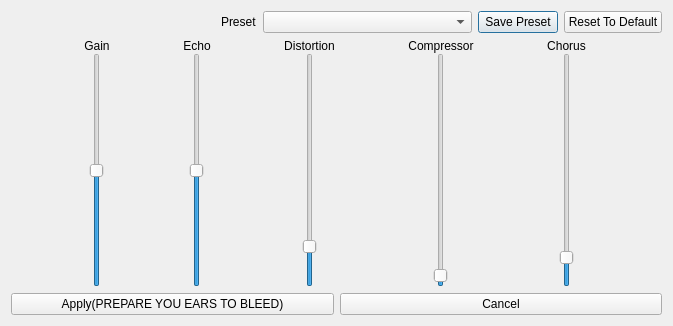
<?xml version="1.0" encoding="UTF-8"?>
<ui version="4.0">
 <class>Equalizer</class>
 <widget class="QDialog" name="Equalizer">
  <property name="geometry">
   <rect>
    <x>0</x>
    <y>0</y>
    <width>673</width>
    <height>326</height>
   </rect>
  </property>
  <property name="windowTitle">
   <string>Dialog</string>
  </property>
  <layout class="QVBoxLayout" name="verticalLayout_2" stretch="0,1,0">
   <item>
    <layout class="QHBoxLayout" name="horizontalLayout_3">
     <property name="bottomMargin">
      <number>0</number>
     </property>
     <item>
      <spacer name="horizontalSpacer">
       <property name="orientation">
        <enum>Qt::Horizontal</enum>
       </property>
       <property name="sizeHint" stdset="0">
        <size>
         <width>40</width>
         <height>20</height>
        </size>
       </property>
      </spacer>
     </item>
     <item>
      <widget class="QLabel" name="label">
       <property name="text">
        <string>Preset</string>
       </property>
      </widget>
     </item>
     <item>
      <widget class="QComboBox" name="comboBox">
       <property name="sizePolicy">
        <sizepolicy hsizetype="Expanding" vsizetype="Fixed">
         <horstretch>0</horstretch>
         <verstretch>0</verstretch>
        </sizepolicy>
       </property>
      </widget>
     </item>
     <item>
      <widget class="QPushButton" name="pushButton">
       <property name="text">
        <string>Save Preset</string>
       </property>
      </widget>
     </item>
     <item>
      <widget class="QPushButton" name="pushButton_2">
       <property name="text">
        <string>Reset To Default</string>
       </property>
      </widget>
     </item>
    </layout>
   </item>
   <item>
    <layout class="QHBoxLayout" name="horizontalLayout" stretch="1,1,1,1,1">
     <property name="spacing">
      <number>0</number>
     </property>
     <item>
      <layout class="QVBoxLayout" name="verticalLayout">
       <property name="spacing">
        <number>0</number>
       </property>
       <item>
        <widget class="QLabel" name="label_2">
         <property name="text">
          <string>Gain</string>
         </property>
         <property name="alignment">
          <set>Qt::AlignCenter</set>
         </property>
        </widget>
       </item>
       <item>
        <layout class="QHBoxLayout" name="horizontalLayout_4">
         <item>
          <widget class="QSlider" name="GainSlider">
           <property name="minimum">
            <number>-15</number>
           </property>
           <property name="maximum">
            <number>15</number>
           </property>
           <property name="orientation">
            <enum>Qt::Vertical</enum>
           </property>
           <property name="invertedAppearance">
            <bool>false</bool>
           </property>
           <property name="invertedControls">
            <bool>true</bool>
           </property>
          </widget>
         </item>
        </layout>
       </item>
      </layout>
     </item>
     <item>
      <layout class="QVBoxLayout" name="verticalLayout_3">
       <property name="spacing">
        <number>0</number>
       </property>
       <item>
        <widget class="QLabel" name="label_3">
         <property name="text">
          <string>Echo</string>
         </property>
         <property name="alignment">
          <set>Qt::AlignCenter</set>
         </property>
        </widget>
       </item>
       <item>
        <layout class="QHBoxLayout" name="horizontalLayout_5">
         <item>
          <widget class="QSlider" name="Echo">
           <property name="maximum">
            <number>100</number>
           </property>
           <property name="value">
            <number>50</number>
           </property>
           <property name="orientation">
            <enum>Qt::Vertical</enum>
           </property>
           <property name="invertedAppearance">
            <bool>false</bool>
           </property>
           <property name="invertedControls">
            <bool>true</bool>
           </property>
          </widget>
         </item>
        </layout>
       </item>
      </layout>
     </item>
     <item>
      <layout class="QVBoxLayout" name="verticalLayout_4">
       <property name="spacing">
        <number>0</number>
       </property>
       <item>
        <widget class="QLabel" name="label_4">
         <property name="text">
          <string>Distortion</string>
         </property>
         <property name="alignment">
          <set>Qt::AlignCenter</set>
         </property>
        </widget>
       </item>
       <item>
        <layout class="QHBoxLayout" name="horizontalLayout_6">
         <item>
          <widget class="QSlider" name="Distortion">
           <property name="minimum">
            <number>0</number>
           </property>
           <property name="maximum">
            <number>100</number>
           </property>
           <property name="value">
            <number>15</number>
           </property>
           <property name="orientation">
            <enum>Qt::Vertical</enum>
           </property>
           <property name="invertedAppearance">
            <bool>false</bool>
           </property>
           <property name="invertedControls">
            <bool>true</bool>
           </property>
          </widget>
         </item>
        </layout>
       </item>
      </layout>
     </item>
     <item>
      <layout class="QVBoxLayout" name="verticalLayout_5">
       <property name="spacing">
        <number>0</number>
       </property>
       <item>
        <widget class="QLabel" name="label_5">
         <property name="text">
          <string>Compressor</string>
         </property>
         <property name="alignment">
          <set>Qt::AlignCenter</set>
         </property>
        </widget>
       </item>
       <item>
        <layout class="QHBoxLayout" name="horizontalLayout_7">
         <item>
          <widget class="QSlider" name="Compressor">
           <property name="minimum">
            <number>1</number>
           </property>
           <property name="maximum">
            <number>500</number>
           </property>
           <property name="value">
            <number>10</number>
           </property>
           <property name="orientation">
            <enum>Qt::Vertical</enum>
           </property>
           <property name="invertedAppearance">
            <bool>false</bool>
           </property>
           <property name="invertedControls">
            <bool>true</bool>
           </property>
          </widget>
         </item>
        </layout>
       </item>
      </layout>
     </item>
     <item>
      <layout class="QVBoxLayout" name="verticalLayout_6">
       <property name="spacing">
        <number>0</number>
       </property>
       <item>
        <widget class="QLabel" name="label_6">
         <property name="text">
          <string>Chorus</string>
         </property>
         <property name="alignment">
          <set>Qt::AlignCenter</set>
         </property>
        </widget>
       </item>
       <item>
        <layout class="QHBoxLayout" name="horizontalLayout_8">
         <item>
          <widget class="QSlider" name="Chorus">
           <property name="minimum">
            <number>0</number>
           </property>
           <property name="value">
            <number>10</number>
           </property>
           <property name="orientation">
            <enum>Qt::Vertical</enum>
           </property>
           <property name="invertedAppearance">
            <bool>false</bool>
           </property>
           <property name="invertedControls">
            <bool>true</bool>
           </property>
          </widget>
         </item>
        </layout>
       </item>
      </layout>
     </item>
    </layout>
   </item>
   <item>
    <layout class="QHBoxLayout" name="horizontalLayout_2">
     <item>
      <widget class="QPushButton" name="Apply">
       <property name="text">
        <string>Apply(PREPARE YOU EARS TO BLEED)</string>
       </property>
      </widget>
     </item>
     <item>
      <widget class="QPushButton" name="Cancel">
       <property name="text">
        <string>Cancel</string>
       </property>
      </widget>
     </item>
    </layout>
   </item>
  </layout>
 </widget>
 <resources/>
 <connections>
  <connection>
   <sender>Apply</sender>
   <signal>clicked()</signal>
   <receiver>Equalizer</receiver>
   <slot>OnApplyClickedSlot()</slot>
   <hints>
    <hint type="sourcelabel">
     <x>192</x>
     <y>308</y>
    </hint>
    <hint type="destinationlabel">
     <x>179</x>
     <y>349</y>
    </hint>
   </hints>
  </connection>
  <connection>
   <sender>pushButton</sender>
   <signal>clicked()</signal>
   <receiver>Equalizer</receiver>
   <slot>OnSavePresetSlot()</slot>
   <hints>
    <hint type="sourcelabel">
     <x>547</x>
     <y>33</y>
    </hint>
    <hint type="destinationlabel">
     <x>714</x>
     <y>38</y>
    </hint>
   </hints>
  </connection>
  <connection>
   <sender>comboBox</sender>
   <signal>currentTextChanged(QString)</signal>
   <receiver>Equalizer</receiver>
   <slot>OnPresetChanged(QString)</slot>
   <hints>
    <hint type="sourcelabel">
     <x>460</x>
     <y>32</y>
    </hint>
    <hint type="destinationlabel">
     <x>744</x>
     <y>69</y>
    </hint>
   </hints>
  </connection>
  <connection>
   <sender>Cancel</sender>
   <signal>clicked()</signal>
   <receiver>Equalizer</receiver>
   <slot>reject()</slot>
   <hints>
    <hint type="sourcelabel">
     <x>558</x>
     <y>302</y>
    </hint>
    <hint type="destinationlabel">
     <x>556</x>
     <y>376</y>
    </hint>
   </hints>
  </connection>
  <connection>
   <sender>pushButton_2</sender>
   <signal>clicked()</signal>
   <receiver>Equalizer</receiver>
   <slot>OnDefault()</slot>
   <hints>
    <hint type="sourcelabel">
     <x>622</x>
     <y>30</y>
    </hint>
    <hint type="destinationlabel">
     <x>754</x>
     <y>144</y>
    </hint>
   </hints>
  </connection>
 </connections>
 <slots>
  <signal>OnApplyClicked()</signal>
  <slot>OnApplyClickedSlot()</slot>
  <slot>OnSavePresetSlot()</slot>
  <slot>OnPresetChanged(QString)</slot>
  <slot>OnDefault()</slot>
 </slots>
</ui>
